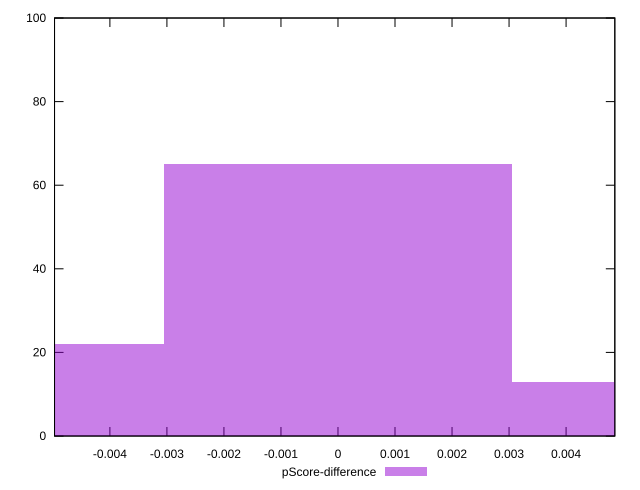

The script that saved this image:
reset

$pScoreDifference <<EOF
-0.0061021514876818395 22
0 65
0.0061021514876818395 13
EOF

set key outside below
set boxwidth 0.0061021514876818395
set xrange [-0.004970761386653533:0.004854808894831364]
set yrange [0:100]
set trange [0:100]
set style fill transparent solid 0.5 noborder
set terminal svg size 640, 490 enhanced background rgb 'white'
set output "reprap/first-contentful-paint/samples/pages+cached+noexternal+nomedia+nocss+nojs/pScore-difference/histogram.svg"

plot $pScoreDifference title "pScore-difference" with boxes

reset
